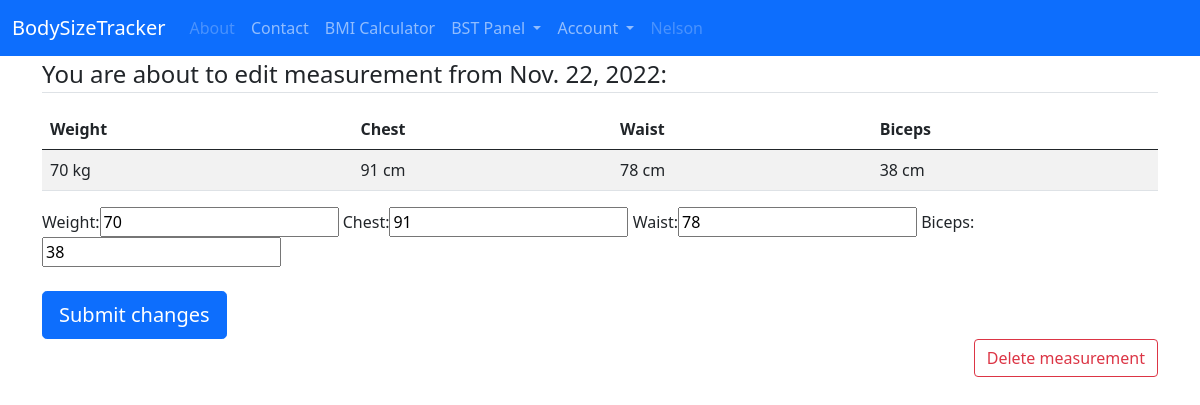
Page /bst/Nelson/2022-11-22/edit (signed in) on the committed database.
### bst/models.py (models this page shows)
class Measurement(models.Model):
    user = models.ForeignKey(User, on_delete=models.CASCADE, unique_for_date=True)
    date = models.DateField(default=datetime.date.today)
    weight = models.IntegerField(blank=True, null=True, validators=[MinValueValidator(1)])
    chest = models.IntegerField(blank=True, null=True, validators=[MinValueValidator(1)])
    waist = models.IntegerField(blank=True, null=True, validators=[MinValueValidator(1)])
    biceps = models.IntegerField(blank=True, null=True, validators=[MinValueValidator(1)])
    class Meta:
        ordering = ('date',)
        constraints = [
            models.UniqueConstraint(fields=['user', 'date'], name='unique day')
        ]
    objects = models.Manager()

### bst/views.py (the view, shortened to what this page needs)
# urls.py: path('<username>/<slug:slug>/edit', MeasureEditView.as_view(), name='measure-edit'),
class MeasureEditView(LoginRequiredMixin, UserPassesTestMixin, SuccessMessageMixin, UpdateView):
    model = Measurement
    slug_field = 'date'
    fields = ['weight', 'chest', 'waist', 'biceps']
    success_message = "Day %(date)s edited."
    def get(self, request, *args, **kwargs):
        if kwargs['username'] != self.request.user.username:
            return redirect('measure-edit', self.request.user.username, kwargs['slug'])
        self.object = self.get_object()
        return super().get(request, *args, **kwargs)
    def get_queryset(self):
        return Measurement.objects.filter(user=self.request.user)
    def test_func(self):
        measure = self.get_object()
        if self.request.user == measure.user:
            return True
        return False

### bst/templates/bst/measurement_form.html (shortened to what this page needs)
{% extends "bst/base.html" %}
{% load crispy_forms_tags %}
{% block content %}
{% if object %}
    <legend class="border-bottom">You are about to edit measurement from {{ object.date }}:</legend>
    <table class="table table-striped">
      <thead>
        <tr>
          <th scope="col">Weight</th>
          <th scope="col">Chest</th>
          <th scope="col">Waist</th>
          <th scope="col">Biceps</th>
        </tr>
      </thead>
      <tbody>
        <tr>
          <td>{{ object.weight }} kg</td>
          <td>{{ object.chest }} cm</td>
          <td>{{ object.waist }} cm</td>
          <td>{{ object.biceps }} cm</td>
        </tr>
      </tbody>
    </table>
{% endif %}
<div class="content-section">
    <form method="POST">
        <fieldset class="form-group">
            {% if object %}
                {{ form }}
            {% else %}
            <legend class="border-bottom">Adding new measurement</legend>
                {{ form|crispy }}
            {% endif %}
        </fieldset>
        <div class="form-group ">
            {% if object %}
                <br>
                <button class="btn btn-primary btn-lg" type="submit">Submit changes</button>
                <div class="d-grid gap-2 d-md-flex justify-content-md-end">
                    <a class="btn btn-outline-danger " href="{% url 'measure-delete' object.user object.date %}" role="button">Delete measurement</a>
                </div>
            {% else %}
                <button class="btn btn-primary btn-lg mt-4" type="submit">Add measurement</button>
            <a class="btn btn-outline-secondary mt-4 " href="{% url 'dashboard-all' user %}" role="button">Back</a>
            {% endif %}
        </div>
    </form>
</div>
{% endblock content %}

### bst/templates/bst/base.html (shortened to what this page needs)
{% load static %}
<!doctype html>
<html lang="en">
    <head>
        <link href="https://cdn.jsdelivr.net/npm/bootstrap@5.0.0-beta3/dist/css/bootstrap.min.css" rel="stylesheet">
    </head>
    <body>
        <header class="site-header">
        <nav class="navbar navbar-expand-lg navbar-dark bg-primary">
            <div class="container-fluid">
                <a class="navbar-brand" href="{% url 'home' %}">BodySizeTracker</a>
                <div class="collapse navbar-collapse" id="navbarNavDropdown">
                    <ul class="navbar-nav">
                        <li class="nav-item">
                          <a class="nav-link disabled" href="#">About</a>
                        </li>
                        <li class="nav-item">
                          <a class="nav-link" href="{% url "contact" %}">Contact</a>
                        </li>
                        <li class="nav-item">
                          <a class="nav-link" href="{% url 'bmi' %}">BMI Calculator</a>
                        </li>
                        <li class="nav-item dropdown ">
                          <a class="nav-link dropdown-toggle {% if not user.is_authenticated %}disabled{% endif %}" href="#" id="navbarDropdown" role="button" data-bs-toggle="dropdown" aria-expanded="false">
                              BST Panel
                          </a>
                        </li>
                        {% if user.is_authenticated %}
                        <li class="nav-item dropdown">
                           <a class="nav-link dropdown-toggle" href="#" id="navbarDropdownMenuLink" role="button" data-bs-toggle="dropdown" aria-expanded="false">
                               Account
                           </a>
                        </li>
                        <li class="nav-item">
                          <a class="nav-link disabled" href="#">{{  user }}</a>
                        </li>
                        {% endif %}
                     </ul>
                </div>
             </div>
        </nav>
        </header>
        <main class="container">
            <div>
            {% block content %} {% endblock %}
            </div>
        </main>
    </body>
</html>

### rows in the picture
Measurement: date "Nov. 22, 2022", weight "70", chest "91", waist "78", biceps "38"

### other values in the picture
{{ user }} "Nelson"
